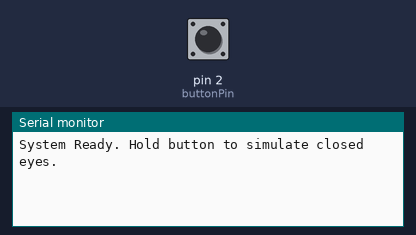
This sketch was run on a simulated Arduino Uno, built with avr-gcc and run on an emulated ATmega328P. On the bench: the last lines printed to the serial monitor. The test bench sets the inputs (shaded band); at power-on: pin 2 (buttonPin) HIGH.

Above: at 1.2 s.
1.3 s: pin 2 (buttonPin) pulled LOW for 0.15 s
At 1.8 s:
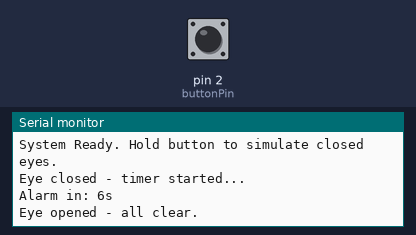
2.9 s: pin 2 (buttonPin) pulled LOW for 1 s
At 3.5 s:
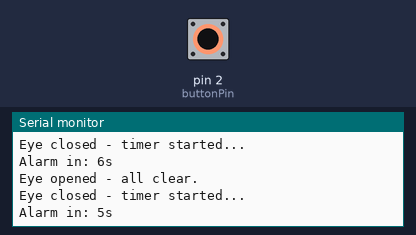
5.4 s: pin 2 (buttonPin) pulled LOW for 3.2 s
At 9.0 s:
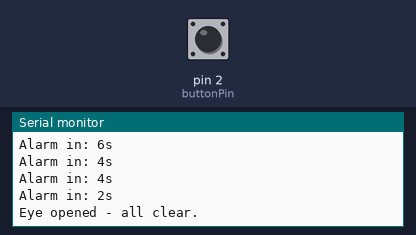
Timing chart, 0 to 10.5 s (numbered marks = the images above; inputs shaded):
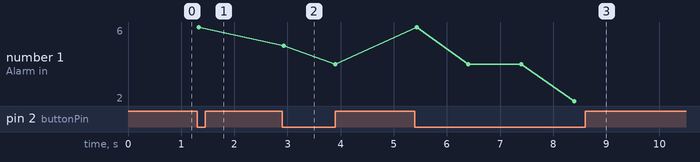

Measured:
- after the input at 1.3 s, the serial monitor: prints a new line at once (image 1)
- after the input at 2.9 s, the serial monitor: prints a new line at once (image 2)
- after the input at 5.4 s, the serial monitor: prints a new line at once (image 3)
- plotted number 1: 6 → 4 after the input at 2.9 s, 4 → 2 after the input at 5.4 s

The sketch:

arduino.ino
```cpp
const int buttonPin = 2;
const int buzzerPin = 8;
const unsigned long EYE_CLOSED_THRESHOLD = 5000;

unsigned long eyeClosedStartTime = 0;
bool eyeWasClosed = false;
bool alarmActive = false;

// Alarm tone state
unsigned long alarmToneTimer = 0;
bool toneOn = false;

void setup() {
  pinMode(buttonPin, INPUT_PULLUP);
  pinMode(buzzerPin, OUTPUT);
  Serial.begin(9600);
  Serial.println("System Ready. Hold button to simulate closed eyes.");
}

void loop() {
  bool eyeIsClosed = (digitalRead(buttonPin) == LOW);

  if (eyeIsClosed) {
    if (!eyeWasClosed) {
      eyeClosedStartTime = millis();
      eyeWasClosed = true;
      Serial.println("Eye closed - timer started...");
    }

    unsigned long closedDuration = millis() - eyeClosedStartTime;

    static unsigned long lastPrint = 0;
    if (millis() - lastPrint >= 1000 && !alarmActive) {
      unsigned long secondsLeft = (EYE_CLOSED_THRESHOLD - closedDuration) / 1000 + 1;
      Serial.print("Alarm in: ");
      Serial.print(secondsLeft);
      Serial.println("s");
      lastPrint = millis();
    }

    if (closedDuration >= EYE_CLOSED_THRESHOLD) {
      if (!alarmActive) {
        alarmActive = true;
        Serial.println("!!! DROWSINESS ALERT !!!");
      }
    }

    // Non-blocking NORMAL beep pattern (steady on/off beep)
    if (alarmActive) {
      unsigned long now = millis();
      if (toneOn && now - alarmToneTimer >= 500) {        // beep ON for 500ms
        noTone(buzzerPin);
        toneOn = false;
        alarmToneTimer = now;
      } else if (!toneOn && now - alarmToneTimer >= 500) { // beep OFF for 500ms
        tone(buzzerPin, 1000);                             // 1000Hz = normal beep
        toneOn = true;
        alarmToneTimer = now;
      }
    }

  } else {
    // Eye opened — immediately stop everything
    if (eyeWasClosed) {
      Serial.println("Eye opened - all clear.\n");
    }
    eyeWasClosed = false;
    alarmActive = false;
    toneOn = false;
    eyeClosedStartTime = 0;
    noTone(buzzerPin);
  }
}
```
